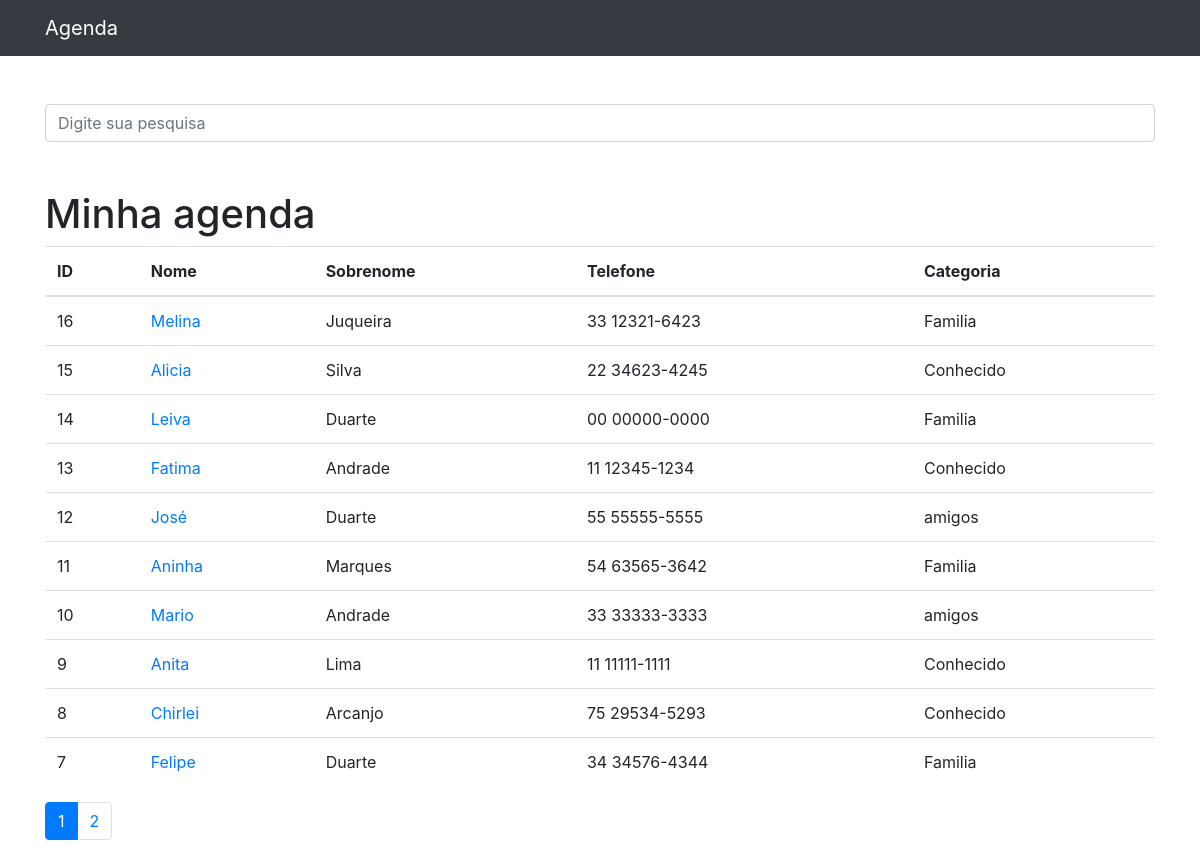
Before: / with the older database file.
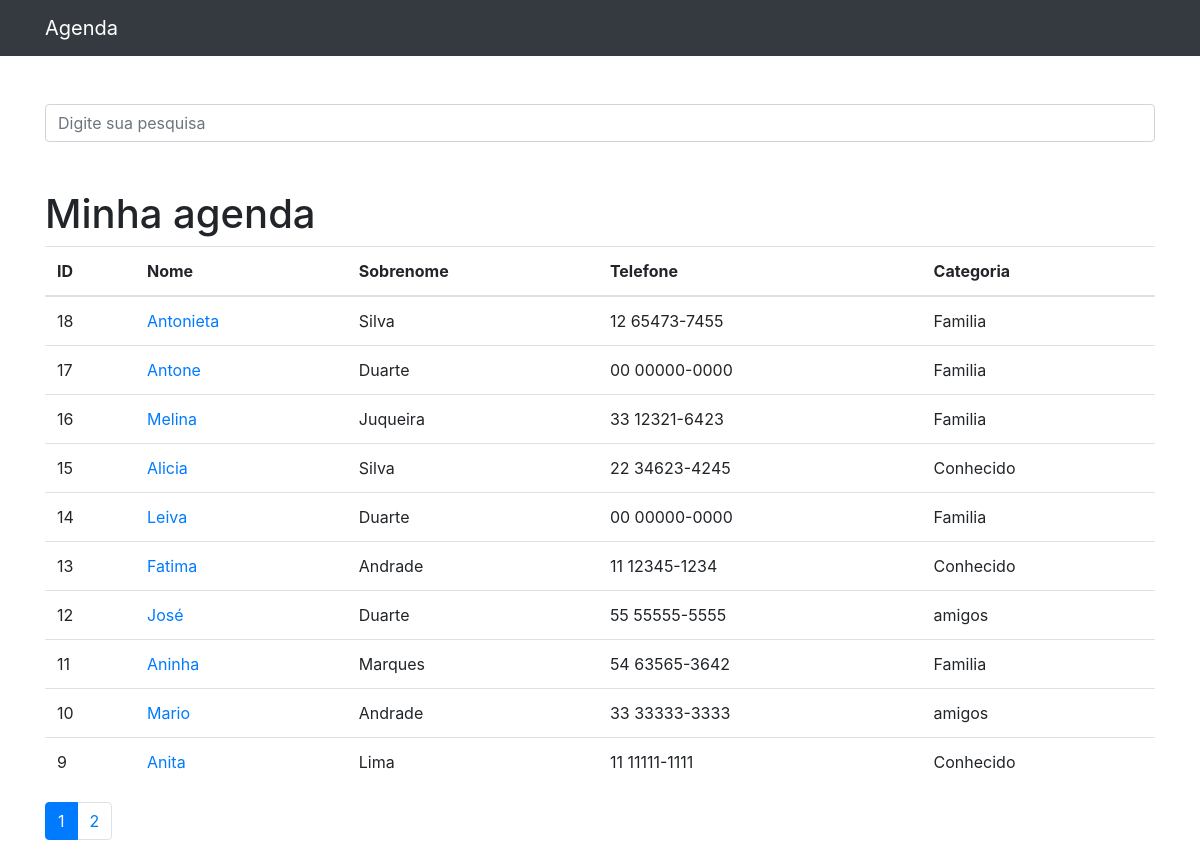
After: the same page with the newer database file.
### contatos/models.py (models this page shows, shortened)
class Contato(models.Model):
    nome = models.CharField(max_length=35)
    sobrenome = models.CharField(max_length=35, blank=True)
    telefone = models.CharField(max_length=20)
    email = models.CharField(max_length=100, blank=True)
    data_criacao = models.DateTimeField(default=timezone.now)
    descricao = models.TextField(blank=True)
    categoria = models.ForeignKey(Categoria, on_delete=models.DO_NOTHING)
    mostrar = models.BooleanField(default=True)
    foto = models.ImageField(blank=True, upload_to='fotos/%Y/%m/')

class Categoria(models.Model):
    nome = models.CharField(max_length=255)
    def __str__(self):
        return self.nome

### contatos/views.py (the view)
# urls.py: path('', views.index, name='index'),
def index(request):
    contatos = Contato.objects.order_by('-id').filter(
        mostrar=True
    )
    paginator = Paginator(contatos, 10)
    page = request.GET.get('p')
    contatos = paginator.get_page(page)
    return render(request, 'contatos/index.html', {
        'contatos': contatos
    })

### contatos/templates/contatos/index.html
{% extends 'base.html' %}
{%block 'conteudo'%}
<h1 class="mt-5">Minha agenda</h1>
<table class="table">
    <thead>
    <tr>
        <th>ID</th>
        <th>Nome</th>
        <th>Sobrenome</th>
        <th>Telefone</th>
        <th>Categoria</th>
    </tr>
    </thead>
    <tbody>
    {% for contato in contatos %}
    <tr>
        <td>{{ contato.id }}</td>
        <td>
            <a href="{% url 'detalhes' contato_id=contato.id %}">{{ contato.nome }}</a>
        </td>
        <td>{{ contato.sobrenome }}</td>
        <td>{{ contato.telefone }}</td>
        <td>{{ contato.categoria }}</td>
    </tr>
    {% endfor %}
    </tbody>
</table>
<nav aria-label="Page navigation example">
    <ul class="pagination">
        {% for pagina in contatos.paginator.page_range %}
            {% if contatos.number == pagina %}
            <li class="page-item active"><a
                    class="page-link" href="?p={{ pagina }}&termo={{ request.GET.termo }}">{{pagina}}</a>
            </li>
            {% else %}
            <li class="page-item"><a
                    class="page-link" href="?p={{ pagina }}&termo={{ request.GET.termo }}">{{pagina}}</a>
            </li>
            {% endif %}
        {% endfor %}
    </ul>
</nav>
{%endblock%}

### templates/base.html (shortened to what this page needs)
{% load static %}
<!DOCTYPE html>
<html lang="pt">
<head>
  {% include 'parciais/_head.html' %}
</head>
<body>
  {% include 'parciais/_nav.html' %}
  <div class="container">
    <div class="row">
      <div class="col-lg-12">
        {% if 'accounts' not in request.path %}
        <br><br>
        <form method="get" action="{% url 'busca' %}">
          <div class="form-group row">
            <div class="col-12">
              <input class="form-control"
                     type="search" value="{{ request.GET.termo }}"
                     id="search-input"
                     placeholder="Digite sua pesquisa"
                     name="termo">
            </div>
          </div>
        </form>
        {% endif %}
        {%block 'conteudo'%}{%endblock%}
      </div>
    </div>
  </div>
</body>
</html>

### templates/parciais/_head.html (shortened to what this page needs)
{% load static %}
  <link href="{% static 'vendor/bootstrap/css/bootstrap.min.css'%}" rel="stylesheet">

### templates/parciais/_nav.html (shortened to what this page needs)
  <nav class="navbar navbar-expand-lg navbar-dark bg-dark static-top">
    <div class="container">
      <a class="navbar-brand" href="{% url 'index' %}">Agenda</a>
    </div>
  </nav>

Changed rows visible on the page:
no longer on this page (row unchanged): Contato: id "8", nome "Chirlei", sobrenome "Arcanjo", telefone "75 29534-5293", categoria "Conhecido"
no longer on this page (row unchanged): Contato: id "7", nome "Felipe", sobrenome "Duarte", telefone "34 34576-4344", categoria "Familia"
added Contato: id "18", nome "Antonieta", sobrenome "Silva", telefone "12 65473-7455", categoria "Familia"
added Contato: id "17", nome "Antone", sobrenome "Duarte", telefone "00 00000-0000", categoria "Familia"
